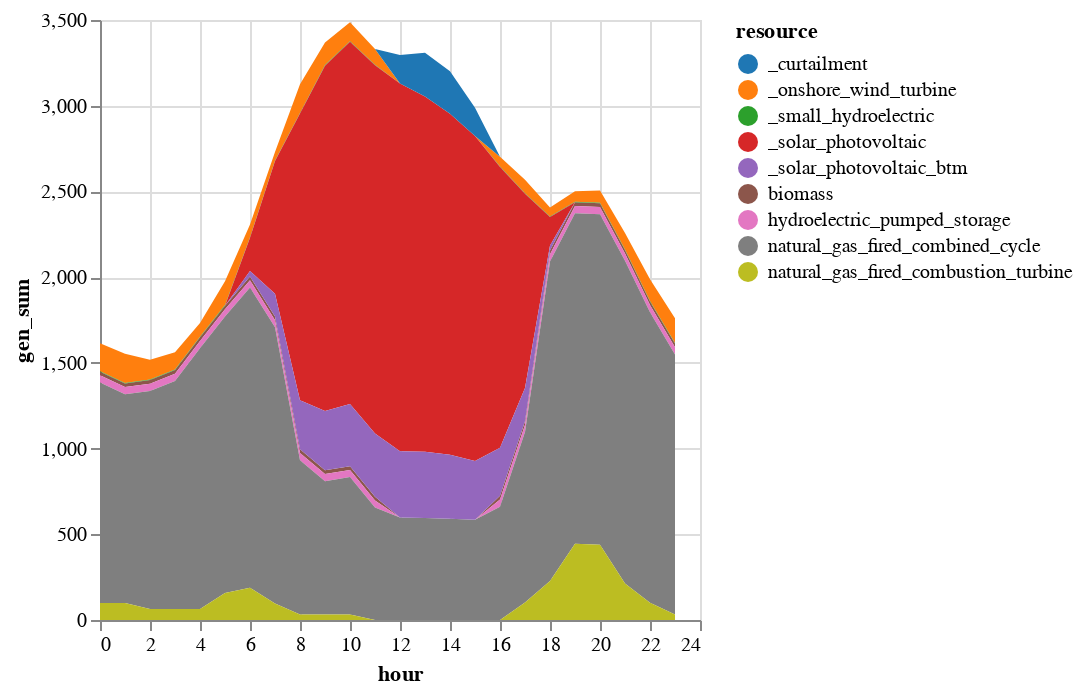

The notebook cell this image was saved under:
### Markdown cell above
### 4. Solve the model and plot results

**Note: this might take a little while depending on your machine.**

### Code cell
solution = unit_commitment_full(gen_df_sens, loads_multi, gen_variable_multi);

# Add in BTM solar and curtailment and plot results

sol_gen = innerjoin(solution.gen, 
                    gen_df[!, [:r_id, :resource]], 
                    on = :r_id)
sol_gen = combine(groupby(sol_gen, [:resource, :hour]), 
            :gen => sum)

# Rename generators (for plotting purposes)
sol_gen[sol_gen.resource .== "solar_photovoltaic", :resource] .= "_solar_photovoltaic"
sol_gen[sol_gen.resource .== "onshore_wind_turbine", :resource] .= "_onshore_wind_turbine"
sol_gen[sol_gen.resource .== "small_hydroelectric", :resource] .= "_small_hydroelectric"

# BTM solar
btm = DataFrame(resource = repeat(["_solar_photovoltaic_btm"]; outer=length(T_period)), 
    hour = T_period,
    gen_sum = gen_variable_multi[gen_variable_multi.gen_full .== "wec_sdge_solar_photovoltaic_1.0",:cf] * 600)
append!(sol_gen, btm)

# Curtailment
curtail = combine(groupby(solution.curtail, [:hour]),
            :curt => sum)
curtail[!, :resource] .= "_curtailment"
rename!(curtail, :curt_sum => :gen_sum)
append!(sol_gen, curtail[:,[:resource, :hour, :gen_sum]])

# Rescale hours
sol_gen.hour = sol_gen.hour .- T_period[1]

sol_gen |>
@vlplot(:area, 
    x=:hour, y={:gen_sum, stack=:zero}, 
    color={"resource:n", scale={scheme="category10"}})

### Figure 1 — Vega-Lite specification as saved in the notebook (floating-point values rounded to 4 significant figures; data arrays with more than 128 entries replaced by an {"elided": "..."} marker saying what was removed)
{"data": {"values": {"elided": "216 records"}}, "encoding": {"color": {"field": "resource", "scale": {"scheme": "category10"}, "type": "nominal"}, "x": {"field": "hour", "type": "quantitative"}, "y": {"field": "gen_sum", "stack": "zero", "type": "quantitative"}}, "mark": "area"}
